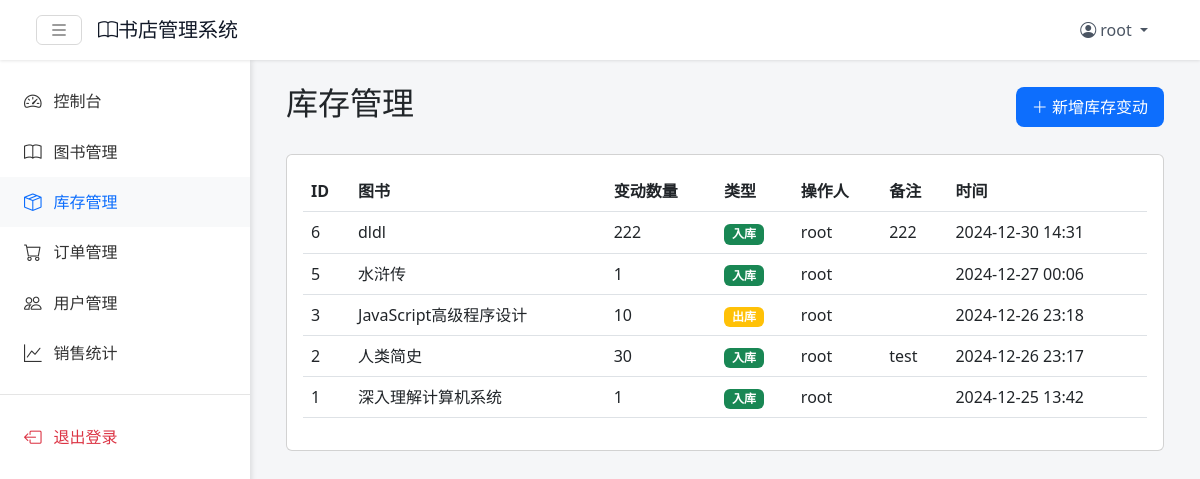
Page /pages/admin/stock_records.php (signed in) on the committed database.
### tables this page shows
CREATE TABLE `stock_record` (
  `RecordID` int NOT NULL,
  `BookID` int NOT NULL,
  `Type` enum('in','out') NOT NULL,
  `Quantity` int NOT NULL,
  `Remark` text,
  `OperatorID` int NOT NULL,
  `RecordTime` datetime NOT NULL
);

CREATE TABLE `book` (
  `BookID` int NOT NULL,
  `BookName` varchar(100) NOT NULL,
  `Author` varchar(100) NOT NULL,
  `PublisherID` int DEFAULT NULL,
  `CategoryID` int DEFAULT NULL,
  `Price` decimal(10,2) NOT NULL,
  `Stock` int NOT NULL DEFAULT '0',
  `Description` text,
  `ImageURL` varchar(200) DEFAULT NULL
);

CREATE TABLE `user` (
  `UserID` int NOT NULL,
  `Username` varchar(50) NOT NULL,
  `Password` varchar(255) NOT NULL,
  `Email` varchar(100) NOT NULL,
  `Address` varchar(200) DEFAULT NULL,
  `ContactInfo` varchar(200) DEFAULT NULL,
  `RegistrationDate` datetime DEFAULT CURRENT_TIMESTAMP,
  `Role` varchar(50) NOT NULL DEFAULT 'customer',
  `RegisterTime` datetime DEFAULT CURRENT_TIMESTAMP,
  `Phone` varchar(20) DEFAULT NULL
);

### pages/admin/stock_records.php (the view, shortened to what this page needs)
<?php
require_once '../../config/db_connect.php';
include_once '../../includes/navbar.php';
$sql = "SELECT sr.*, b.BookName, u.Username
        FROM stock_record sr
        JOIN book b ON sr.BookID = b.BookID
        JOIN user u ON sr.OperatorID = u.UserID
        ORDER BY sr.RecordTime DESC";
$records = $conn->query($sql);
?>
<div class="main-content">
    <div class="container-fluid">
        <div class="row mb-4">
            <div class="col-12">
                <div class="d-flex justify-content-between align-items-center">
                    <h2>库存管理</h2>
                    <button class="btn btn-primary" data-bs-toggle="modal" data-bs-target="#addStockModal">
                        <i class="bi bi-plus-lg"></i> 新增库存变动
                    </button>
                </div>
            </div>
        </div>
        <div class="card">
            <div class="card-body">
                <div class="table-responsive">
                    <table class="table table-hover">
                        <thead>
                            <tr>
                                <th>ID</th>
                                <th>图书</th>
                                <th>变动数量</th>
                                <th>类型</th>
                                <th>操作人</th>
                                <th>备注</th>
                                <th>时间</th>
                            </tr>
                        </thead>
                        <tbody>
                            <?php while ($record = $records->fetch_assoc()): ?>
                                <tr>
                                    <td><?php echo $record['RecordID']; ?></td>
                                    <td><?php echo htmlspecialchars($record['BookName']); ?></td>
                                    <td><?php echo $record['Quantity']; ?></td>
                                    <td>
                                        <span class="badge bg-<?php echo $record['Type'] == 'in' ? 'success' : 'warning'; ?>">
                                            <?php echo $record['Type'] == 'in' ? '入库' : '出库'; ?>
                                        </span>
                                    </td>
                                    <td><?php echo htmlspecialchars($record['Username']); ?></td>
                                    <td><?php echo htmlspecialchars($record['Remark']); ?></td>
                                    <td><?php echo date('Y-m-d H:i', strtotime($record['RecordTime'])); ?></td>
                                </tr>
                            <?php endwhile; ?>
                        </tbody>
                    </table>
                </div>
            </div>
        </div>
    </div>
</div>
</body>
</html>

### css/style.css (style rules this page uses)
:root { --navbar-height: 60px; --sidebar-width: 250px; --primary-color: #0d6efd; }
body { background-color: #f5f6f8; min-height: 100vh; margin: 0; padding-top: var(--navbar-height); }
.main-content { margin-left: 0; padding: 1.5rem; transition: margin-left .3s ease-in-out; }
.btn-primary { background: var(--primary-color); border: none; padding: 0.5rem 1rem; border-radius: 8px; transition: all 0.3s ease; }
@media (min-width: 992px) { .main-content { margin-left: var(--sidebar-width); } }

### rows in the picture
stock_record: RecordID "6", BookID.BookName "dldl", Quantity "222", Type "入库", OperatorID.Username "root", Remark "222", RecordTime "2024-12-30 14:31"
stock_record: RecordID "5", BookID.BookName "水浒传", Quantity "1", Type "入库", OperatorID.Username "root", RecordTime "2024-12-27 00:06"
stock_record: RecordID "3", BookID.BookName "JavaScript高级程序设计", Quantity "10", Type "出库", OperatorID.Username "root", RecordTime "2024-12-26 23:18"
stock_record: RecordID "2", BookID.BookName "人类简史", Quantity "30", Type "入库", OperatorID.Username "root", Remark "test", RecordTime "2024-12-26 23:17"
stock_record: RecordID "1", BookID.BookName "深入理解计算机系统", Quantity "1", Type "入库", OperatorID.Username "root", RecordTime "2024-12-25 13:42"

### other values in the picture
$_SESSION['Username'] "root"
